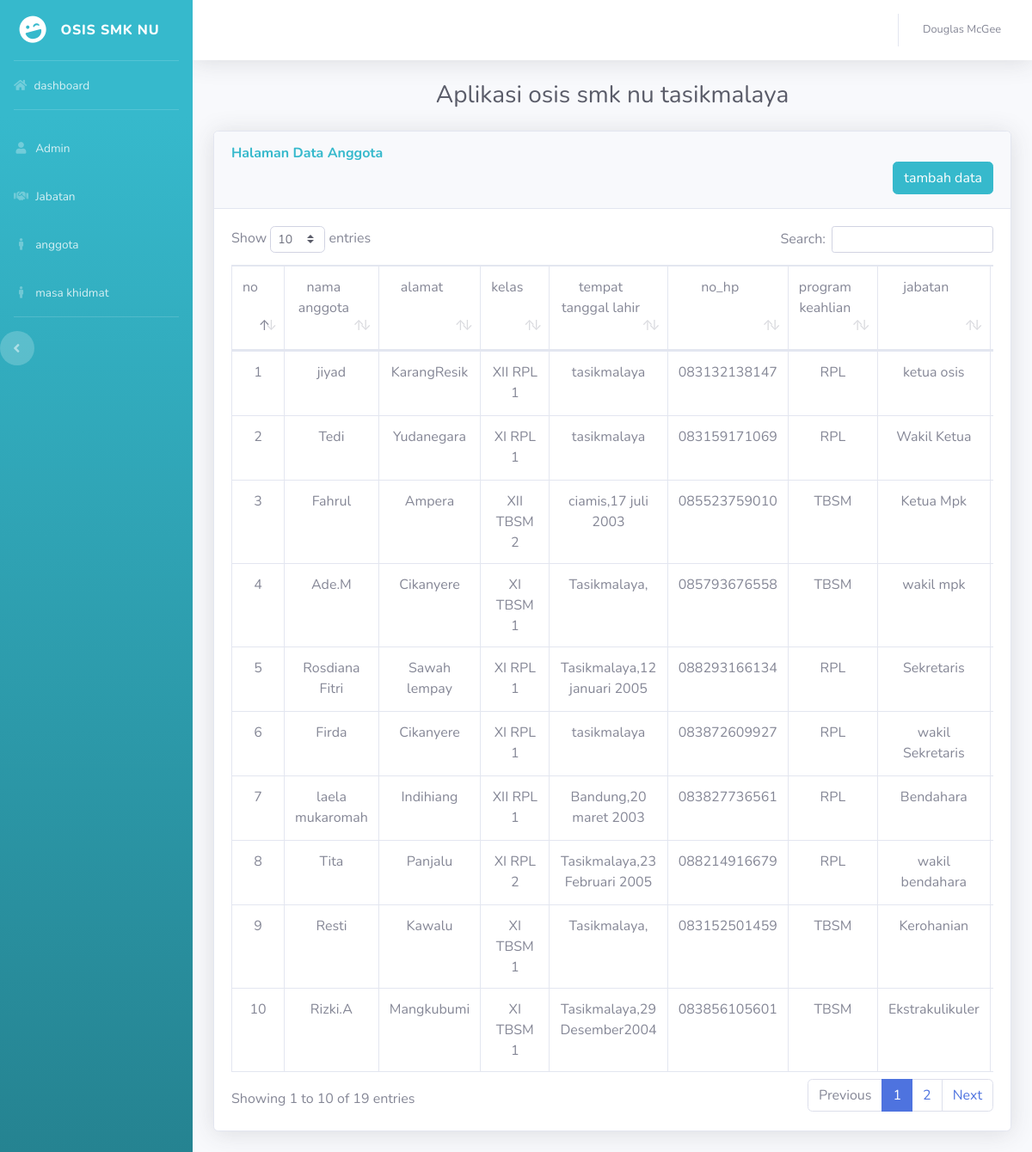
Screenshot of /index.php/auth/home1 with the database file from the repository.
### tables this page shows
CREATE TABLE `tbl_anggota` (
  `id_anggota` int(5) NOT NULL,
  `id_jabatan` int(5) NOT NULL,
  `id_tahun` int(5) NOT NULL,
  `nama_anggota` varchar(100) DEFAULT NULL,
  `alamat` varchar(100) DEFAULT NULL,
  `kelas` varchar(100) DEFAULT NULL,
  `tempat_tanggal_lahir` varchar(100) DEFAULT NULL,
  `no_hp` varchar(100) DEFAULT NULL,
  `program_keahlian` varchar(100) DEFAULT NULL,
  `jabatan` varchar(100) NOT NULL,
  `tahun_masa_khidmat` varchar(100) DEFAULT NULL,
  `foto` mediumblob DEFAULT NULL
);

### application/controllers/Auth.php (called while the page is built, shortened)
<?php
class Auth extends CI_Controller
{
    public function __construct()
    {
        $this->load->model('Tbl_jabatan', 'tj');
        $this->load->model('Tbl_anggota', 'agt');
        $this->load->model('Tbl_masa_khidmat', 'mkh');
    }
   public function home1(){
       $this->load->model('Tbl_anggota','agt');
        $data['anggota']=$this->agt->anggota();
        $this->load->view('templates/auth_header');
        $this->load->view('templates/auth_sidebar');
        $this->load->view('templates/index1', $data);
        $this->load->view('templates/auth_topbar');
        $this->load->view('templates/auth_footer');
   }
}

### index.php (called while the page is built, shortened)
<?php
require_once BASEPATH.'core/CodeIgniter.php';

### application/models/Tbl_anggota.php (called while the page is built, shortened)
<?php
class Tbl_anggota extends CI_Model{
    public function anggota()
    {
        return $this->db->get('tbl_anggota')->result_array();
    }
}
?>

### application/views/templates/index1.php (the view, shortened to what this page needs)
<div class="container-fluid">
    <center><h6 class="h3 mb-4 text-gray-800">Aplikasi osis smk nu tasikmalaya</h6></center>
    <div class="card shadow mb-4">
         <div class="card-header py-3">
              <h6 class="m-0 font-weight-bold text-info">Halaman Data Anggota</h6>
              <button type="button" class="btn btn-info float-right" data-toggle="modal" data-target="#exampleModal">
                tambah data
              </button>
            </div>
            <div class="card-body">
                <div class="table-responsive">
                    <table class="table table-bordered text-center"id="dataTable" width="100%" cellspacing="0" >
                      <thead>
                        <tr>
                          <td>no</td>
                          <td>nama anggota</td>
                          <td>alamat</td>
                          <td>kelas</td>
                          <td>tempat tanggal lahir</td>
                          <td>no_hp</td>
                          <td>program keahlian</td>
                          <td>jabatan</td>
                          <td>tahun masa khidmat</td>
                        </tr>
                      </thead>
                      <tbody>
                        <?php
                        $no=1;
                        foreach($anggota as $agt):?>
                          <tr>
                            <td><?php echo $no++;?></td>
                            <td><?php echo $agt['nama_anggota'];?></td>
                            <td><?php echo $agt['alamat'];?></td>
                            <td><?php echo $agt['kelas'];?></td>
                            <td><?php echo $agt['tempat_tanggal_lahir'];?></td>
                            <td><?php echo $agt['no_hp'];?></td>
                            <td><?php echo $agt['program_keahlian'];?></td>
                            <td><?php echo $agt['jabatan'];?></td>
                            <td><?php echo $agt['tahun_masa_khidmat'];?></td>
                          </tr>
                        <?php endforeach;?>
                      </tbody>
                    </table>
                  </div>
                </div>
</div>
</div>

### application/views/templates/Auth_header.php (shortened to what this page needs)
<!DOCTYPE html>
<html lang="en">
<head>
    <link href="<?=base_url('files/')?>vendor/fontawesome-free/css/all.min.css" rel="stylesheet" type="text/css">
    <link href=" <?=base_url('files/')?>css/sb-admin-2.min.css" rel="stylesheet">
    <link href="<?=base_url('files/')?>vendor/datatables/dataTables.bootstrap4.min.css" rel="stylesheet">
</head>
<body id="page-top">
    <div id="wrapper">

### application/views/templates/Auth_sidebar.php (shortened to what this page needs)
 <ul class="navbar-nav bg-gradient-info sidebar sidebar-dark accordion" id="accordionSidebar">
<a class="sidebar-brand d-flex align-items-center justify-content-center" href="index.html">
    <div class="sidebar-brand-icon rotate-n-15">
        <i class="fas fa-laugh-wink"></i>
    </div>
    <div class="sidebar-brand-text mx-3">OSIS SMK NU</div>
</a>
<hr class="sidebar-divider my-0">
<li class="nav-item">
    <a class="nav-link" href="<?=base_url('auth/beranda')?>">
        <i class="fas fa-home"></i>
        <span>dashboard</span></a>
</li>
<hr class="sidebar-divider">
<li class="nav-item">
    <a class="nav-link" href="<?=base_url('auth/home5')?>">
        <i class="fas fa-fw fa-user"></i>
        <span>Admin</span></a>
<li class="nav-item">
    <a class="nav-link" href="<?=base_url('auth/home')?>">
        <i class="fas fa-fw fa-handshake"></i>
        <span>Jabatan</span></a>
  <li class="nav-item">
    <a class="nav-link" href="<?=base_url('Auth/home1')?>">
        <i class="fas fa-fw fa-male"></i>
        <span>anggota</span></a>
  <li class="nav-item">
    <a class="nav-link" href="<?=base_url('Auth/home3')?>">
        <i class="fas fa-fw fa-male"></i>
        <span>masa khidmat</span></a>
<hr class="sidebar-divider d-none d-md-block">
<div class="text-center d-none d-md-inline">
    <button class="rounded-circle border-0" id="sidebarToggle"></button>
</div>
</ul>
<div id="content-wrapper" class="d-flex flex-column">
<div id="content">
    <nav class="navbar navbar-expand navbar-light bg-white topbar mb-4 static-top shadow">
        <ul class="navbar-nav ml-auto">
<li class="nav-item dropdown no-arrow">
    <a class="nav-link dropdown-toggle" href="#" id="userDropdown" role="button"
        data-toggle="dropdown" aria-haspopup="true" aria-expanded="false">
        <span class="mr-2 d-none d-lg-inline text-gray-600 small">Douglas McGee</span>
    </a>
</li>
</ul>
</nav>

### application/views/templates/Auth_footer.php (shortened to what this page needs)
</body>
</html>

### rows the page displays
tbl_anggota: nama_anggota "jiyad", alamat "KarangResik", kelas "XII RPL 1", tempat_tanggal_lahir "tasikmalaya", no_hp "083132138147", program_keahlian "RPL", jabatan "ketua osis"
tbl_anggota: nama_anggota "Tedi", alamat "Yudanegara", kelas "XI RPL 1", tempat_tanggal_lahir "tasikmalaya", no_hp "083159171069", program_keahlian "RPL", jabatan "Wakil Ketua"
tbl_anggota: nama_anggota "Fahrul", alamat "Ampera", kelas "XII TBSM 2", tempat_tanggal_lahir "ciamis,17 juli 2003", no_hp "085523759010", program_keahlian "TBSM", jabatan "Ketua Mpk"
tbl_anggota: nama_anggota "Ade.M", alamat "Cikanyere", kelas "XI TBSM 1", tempat_tanggal_lahir "Tasikmalaya,", no_hp "085793676558", program_keahlian "TBSM", jabatan "wakil mpk"
tbl_anggota: nama_anggota "Rosdiana Fitri", alamat "Sawah lempay", kelas "XI RPL 1", tempat_tanggal_lahir "Tasikmalaya,12 januari 2005", no_hp "088293166134", program_keahlian "RPL", jabatan "Sekretaris"
tbl_anggota: nama_anggota "Firda", alamat "Cikanyere", kelas "XI RPL 1", tempat_tanggal_lahir "tasikmalaya", no_hp "083872609927", program_keahlian "RPL", jabatan "wakil Sekretaris"
tbl_anggota: nama_anggota "laela mukaromah", alamat "Indihiang", kelas "XII RPL 1", tempat_tanggal_lahir "Bandung,20 maret 2003", no_hp "083827736561", program_keahlian "RPL", jabatan "Bendahara"
tbl_anggota: nama_anggota "Tita", alamat "Panjalu", kelas "XI RPL 2", tempat_tanggal_lahir "Tasikmalaya,23 Februari 2005", no_hp "088214916679", program_keahlian "RPL", jabatan "wakil bendahara"
tbl_anggota: nama_anggota "Resti", alamat "Kawalu", kelas "XI TBSM 1", tempat_tanggal_lahir "Tasikmalaya,", no_hp "083152501459", program_keahlian "TBSM", jabatan "Kerohanian"
tbl_anggota: nama_anggota "Rizki.A", alamat "Mangkubumi", kelas "XI TBSM 1", tempat_tanggal_lahir "Tasikmalaya,29 Desember2004", no_hp "083856105601", program_keahlian "TBSM", jabatan "Ekstrakulikuler"
